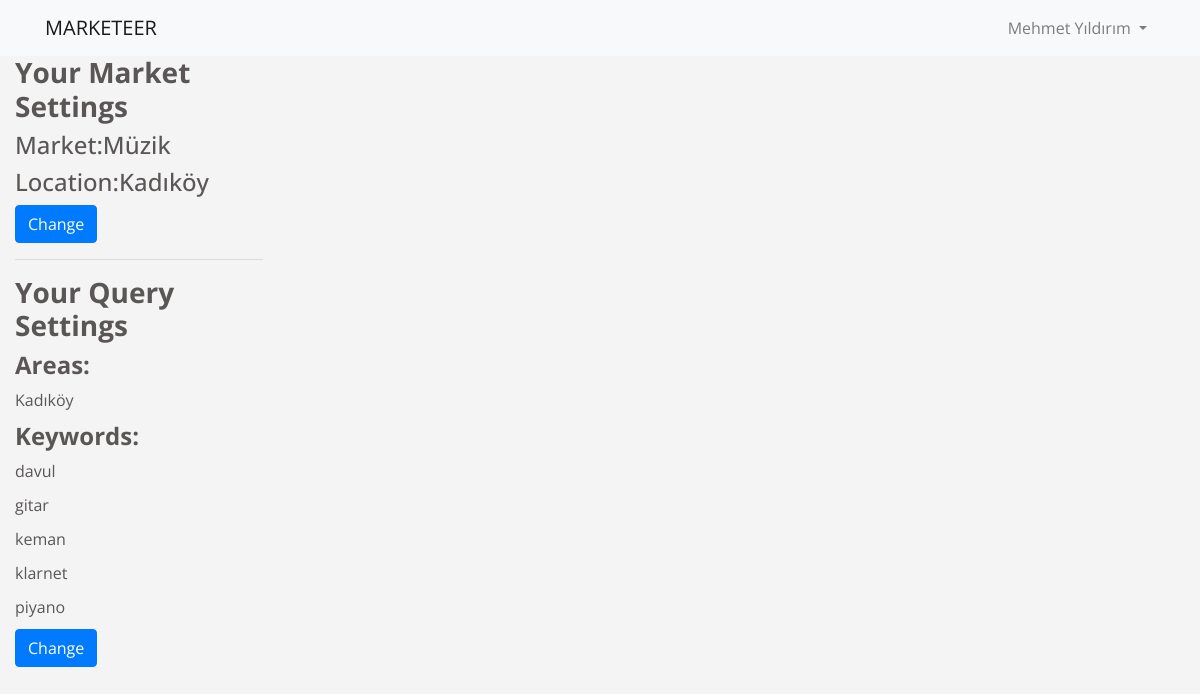
Before: /tweets/list/ (signed in) with the older database file.
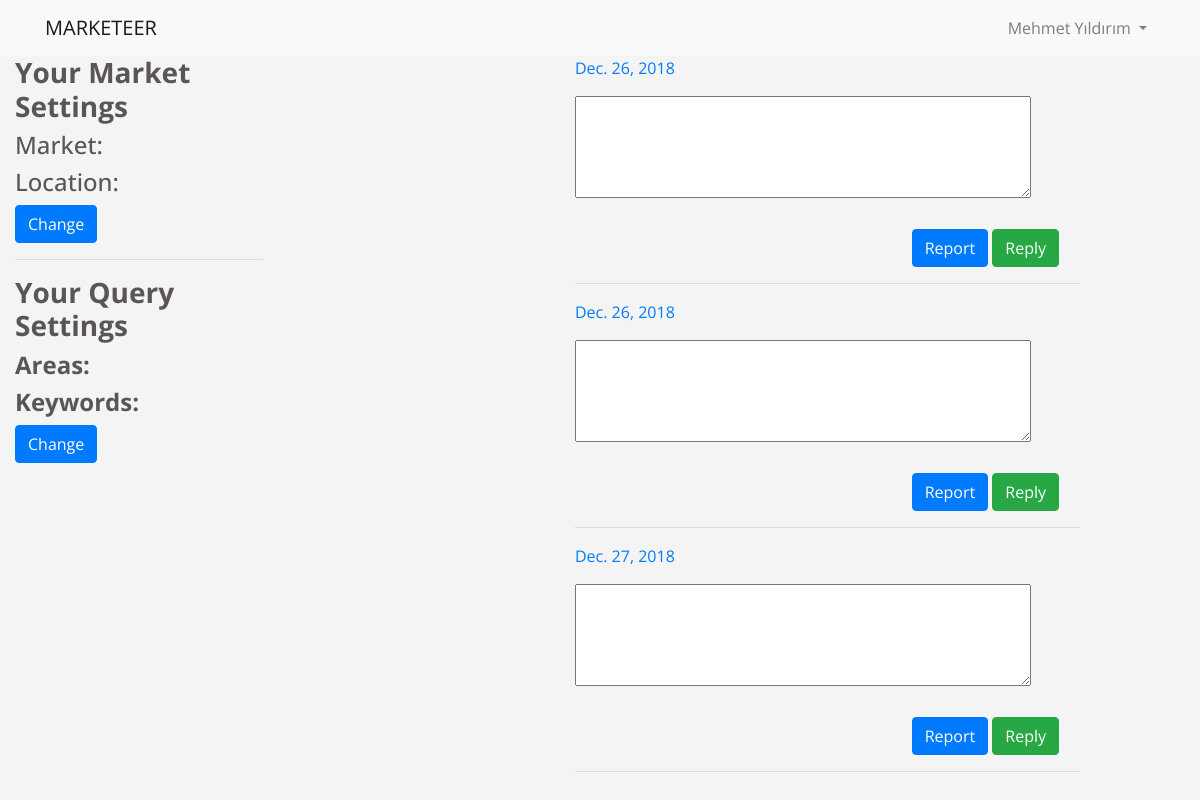
After: the same page with the newer database file.
### filter/models.py (models this page shows, shortened)
class UserMarketSettings(models.Model):#The market and location settings of the users are stored here
    user=models.ForeignKey('auth.User',on_delete=models.CASCADE,related_name='settings')
    market=models.ForeignKey('filter.Markets',on_delete=models.CASCADE,)
    location=models.ForeignKey('filter.Locations',on_delete=models.CASCADE,)

class Markets(models.Model):#The lookup table for market
    name=models.CharField(max_length=200,unique=True)
    def __str__(self):
        return self.name

class Locations(models.Model):#the lookup table for location. Also contains mayor's office twitter account name to look for friendship of the authors of filtered tweets.
    name=models.CharField(max_length=200,unique=True)
    twittername=models.CharField(max_length=200,unique=True,blank=True, null=True)
    user=models.ManyToManyField('auth.User', through='UserAreas',related_name='selected_areas')
    settings=models.ManyToManyField(UserMarketSettings, through='AreaHit',related_name='hit_areas')
    def __str__(self):
        return self.name

class Keywords(models.Model):#lookup for keywords.
    name=models.CharField(max_length=200,unique=True)
    user=models.ManyToManyField('auth.User', through='KeywordOwner',related_name='selected_keywords')
    settings=models.ManyToManyField(UserMarketSettings, through='KeywordHit',related_name='hit_keywords')

### tweets/models.py (models this page shows, shortened)
class Tweet(models.Model):
    user=models.ForeignKey('auth.User',on_delete=models.CASCADE, null=True, blank=True)
    tweet_id = models.CharField(max_length=250, null=True, blank=True)
    screen_name=models.CharField(max_length=250, null=True, blank=True)
    tweet_text = models.TextField()
    tweet_date = models.DateField(null=True)
    tweet_url = models.CharField(max_length=500, blank=True, null=True)
    keyword=models.CharField(max_length=250, null=True, blank=True)
    area=models.CharField(max_length=250, null=True, blank=True)
    stamp=models.CharField(max_length=250, null=True, blank=True)
    is_active = models.BooleanField(default=True)
    def hasReply(self):
        if(self.threaded_reply.count()>0):
            return True
        else:
            return False
    def hasReport(self):
        if(self.reported_tweet.count()>0):
            return True
        else:
            return False

### tweets/views.py (the view, shortened to what this page needs)
# urls.py: url(r'list/$',views.tweet_list,name='tweet_list'),
@login_required
def tweet_list(request):#Returns view that lists the tweets that matches areas and keywords and tweeted since yesterday.
    yesterday = date.today() - timedelta(1)
    tweet_list = Tweet.objects.filter(user=request.user) and Tweet.objects.filter(tweet_date__gte= yesterday).order_by('tweet_date')
    settings=UserMarketSettings.objects.filter(user=request.user).first()#To show user settings, areas and keywords on the view.
    page = request.GET.get('page', 1)#Paginate and show only 10 tweets per page
    paginator = Paginator(tweet_list, 10)
    try:
        tweets = paginator.page(page)
    except PageNotAnInteger:
        tweets = paginator.page(1)
    except EmptyPage:
        tweets = paginator.page(paginator.num_pages)
    return render(request, 'tweets/tweet_list.html', {'tweets': tweets,'settings':settings})

### tweets/templates/tweets/tweet_list.html (shortened to what this page needs)
{% extends 'base_tweet.html' %}
{% block navbar %}
{% include "_top_navbar.html" %}
{% endblock %}
{%block user_settings%}
<h3><strong>Your Market Settings</strong></h3>
<h4>Market:{{settings.market}}</h4>
<h4>Location:{{settings.location}}</h4>
<a href="{% url 'filter:update' pk=user.pk %}" type="button" class="btn btn-primary">Change</a>
<hr>
<h3><strong>Your Query Settings</strong></h3>
<h4><strong>Areas:</strong></h4>{%for area in user.selected_areas.all%}<p>{{area.name}}</p>{%endfor%}
<h4><strong>Keywords:</strong></h4>{%for keyword in user.selected_keywords.all%}<p>{{keyword.name}}</p>{%endfor%}
<a href="{% url 'filter:update_filters' pk=user.pk %}" type="button" class="btn btn-primary">Change</a>
{%endblock%}
{% block content %}
<div class="col-md-8 offset-md-4">
  {% for tweet in tweets %}
{%if tweet.hasReply %}
  {%for reply in tweet.threaded_reply.all%}
  {% ifequal reply.user user %}
  <blockquote class="twitter-tweet">
    <a href="https://twitter.com/Interior/status/{{reply.reply_id}}?ref_src=twsrc%5Etfw"></a>
  </blockquote>
  <form method="post" action="{% url 'tweets:delete_tweet' %}">
    {% csrf_token %}
    <input type="hidden" name="tweet_id" value="{{reply.reply_id}}">
    <div class="offset-md-10" style="margin-top:25px">
      <button type="submit" class="btn btn-warning" name="button">Delete</button>
    </div>
  </form>
  <hr>
  {%endifequal%}
  {%endfor%}
{%else%}
<blockquote class="twitter-tweet">
  <a href="https://twitter.com/Interior/status/{{tweet.tweet_id}}?ref_src=twsrc%5Etfw">{{tweet.tweet_date}}</a>
</blockquote>
{%if tweet.hasReport%}
<h2>This tweet is flagged as useless for the market you chosen</h2>
<hr>
{%else%}
<form method="post">
      <textarea name="tweet_text" rows="4" cols="53"></textarea>
  <div class="offset-md-8" style="margin-top:25px">
    <button class="report-tweet btn btn-primary" type="button" data-id="{% url 'tweets:report_tweet' tweet.pk %}">Report</button>
    <button type="submit" class="btn btn-success" name="button">Reply</button>
  </div>
</form>
<hr>
{%endif %}
{%endif %}
{% endfor %}
</div>
{% endblock %}

### templates/base_tweet.html (shortened to what this page needs)
<!DOCTYPE html>
{% load staticfiles %}
<html lang="en" dir="ltr">
  <head>
    <link rel="stylesheet" href="https://stackpath.bootstrapcdn.com/bootstrap/4.1.3/css/bootstrap.min.css">
    <link rel="stylesheet" href="{% static 'css/master.css' %}">
    <link rel="stylesheet" href="{% static 'css/style.css' %}">
    <link href="https://cdnjs.cloudflare.com/ajax/libs/select2/4.0.6-rc.0/css/select2.min.css" rel="stylesheet" />
    <link rel="stylesheet" href="https://use.fontawesome.com/releases/v5.4.2/css/all.css">
  </head>
  <body>
    {% block navbar %}
    {% endblock %}
    <div class="container row">
      <div class="col-md-3 col">
        {% block user_settings%}
        {%endblock%}
      </div>
      <div class="col-md-9 col">
        {% block content %}
        {% endblock %}
      </div>
    </div>
  </body>
</html>

### templates/_top_navbar.html (shortened to what this page needs)
<nav class="navbar navbar-expand-lg navbar-light bg-light">
  <div class="container collapse navbar-collapse" id="navbarSupportedContent">
  <a class="navbar-brand" href="#">MARKETEER</a>
    <ul class="nav navbar-nav navbar-right">
      <li class="nav-item dropdown">
        <a class="nav-link dropdown-toggle" href="#" id="navbarDropdown" role="button" data-toggle="dropdown" aria-haspopup="true" aria-expanded="false">
          {{user.first_name}}{{" "}}{{user.last_name}}
        </a>
      </li>
    </ul>
  </div>
</nav>

### static/css/style.css (style rules this page uses)
body { background: #f4f4f4; color: #5a5656; font: 100%/1.5em 'Open Sans', sans-serif; margin: 0; }
a { text-decoration: none; }
strong { font-weight: bold; }

Changed rows visible on the page:
no longer on this page (row edited): UserMarketSettings: market "Müzik", location "Kadıköy"
no longer on this page (row unchanged): Locations: name "Kadıköy"
no longer on this page (row unchanged): Keywords: name "davul"
no longer on this page (row unchanged): Keywords: name "gitar"
no longer on this page (row unchanged): Keywords: name "keman"
no longer on this page (row unchanged): Keywords: name "klarnet"
no longer on this page (row unchanged): Keywords: name "piyano"
added Tweet: tweet_date "Dec. 26, 2018"
added Tweet: tweet_date "Dec. 26, 2018"
added Tweet: tweet_date "Dec. 27, 2018"
